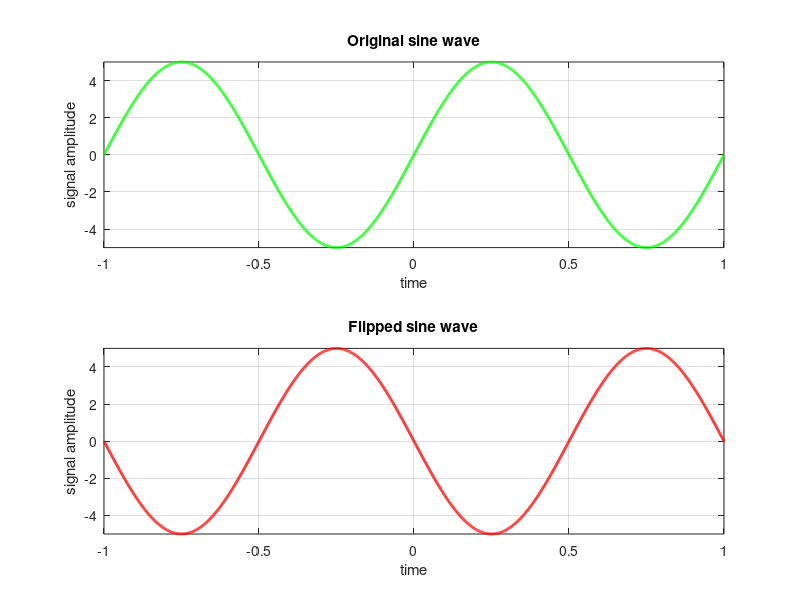

Write the MATLAB code that produced this figure.
clear 
n=-1:1/1000:1; 
x1=5*sin(2*pi*1*n); 
subplot(2,1,1); 
plot(n,x1, 'g', 'linewidth',2); 
axis([-1 1 -5 5]); 
xlabel('time'); 
ylabel('signal amplitude'); 
title('Original sine wave'); 
grid; 
subplot(2,1,2); 
plot(-n,x1, 'r', 'linewidth',2); 
axis([-1 1 -5 5]); 
xlabel('time'); 
ylabel('signal amplitude'); 
title('Flipped sine wave'); 
grid;
